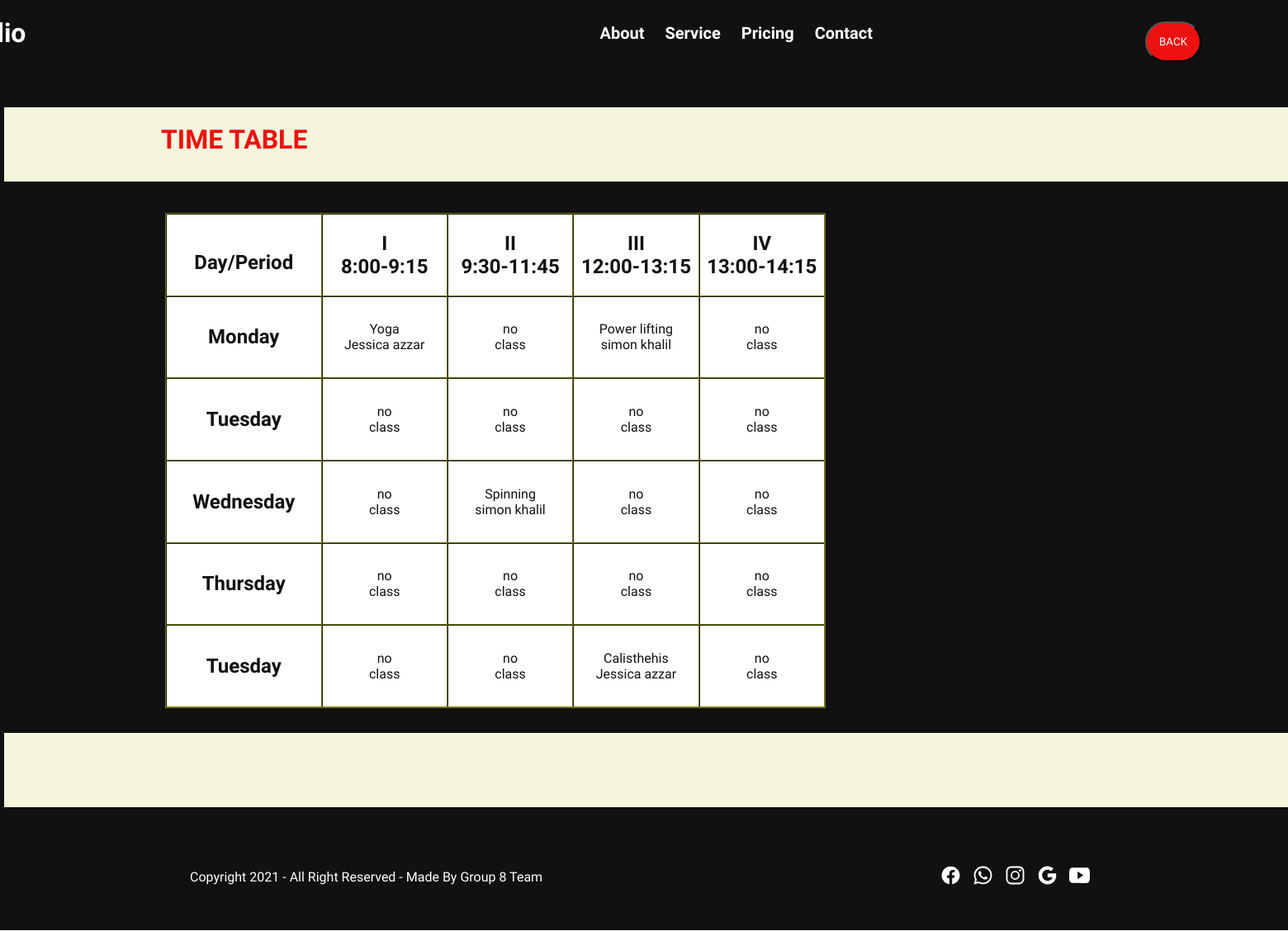
/viewschedule, run on an earlier commit of the app's database.
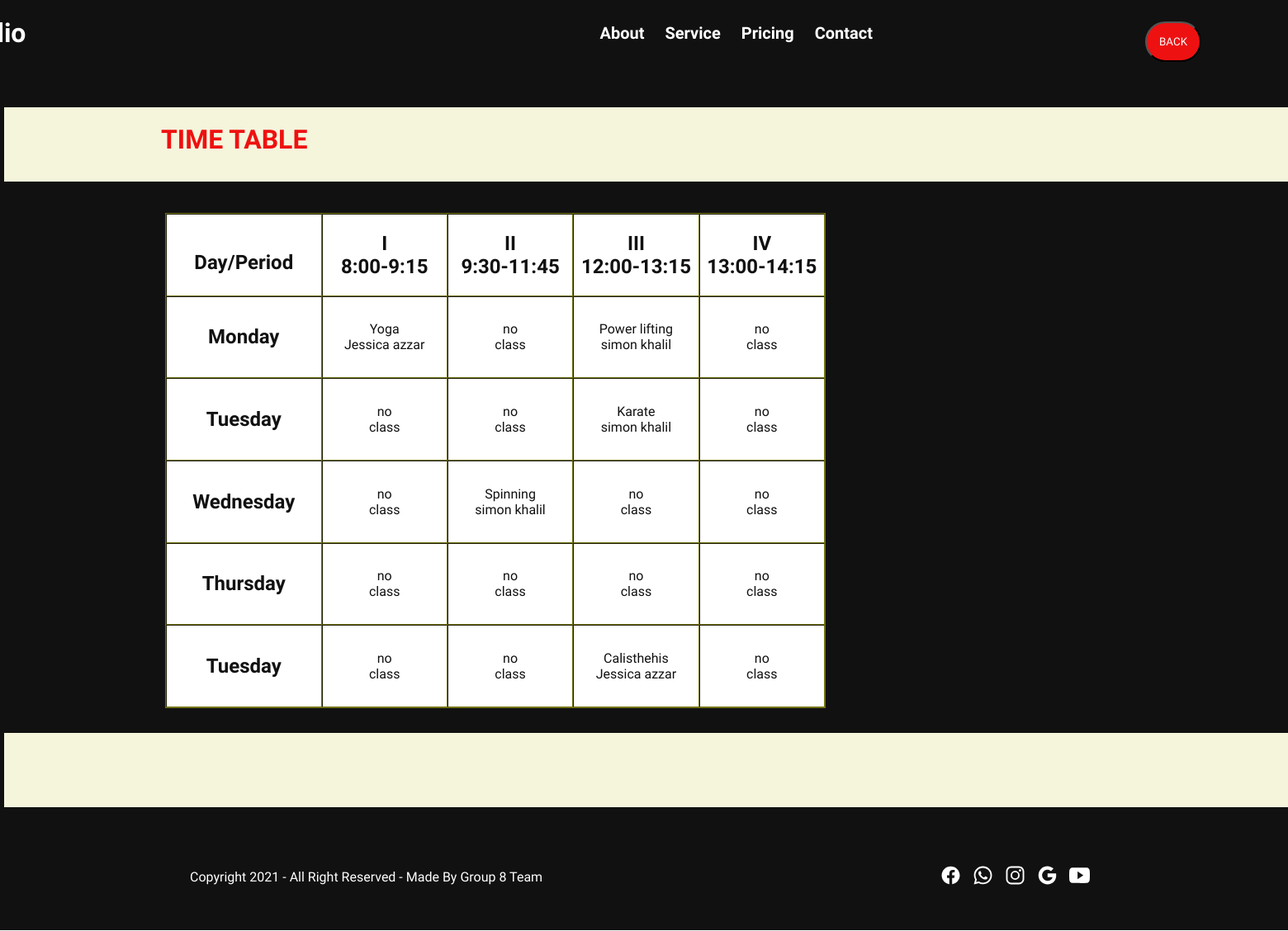
And on a later commit of the database.
### gymApp/models.py (models this page shows, shortened)
class Class(models.Model):
  Class_id=models.CharField(primary_key=True,max_length=2)
  Class_name=models.CharField(max_length=30)
  Class_instructor=models.ForeignKey(Instructor,on_delete=models.CASCADE)
  Class_capacity=models.IntegerField(default=20)

class Instructor(models.Model):
    Male = 'M'
    Female = 'F'
    Gender = [
    ('M', 'Male'),
    ('F', 'Female'),
]
    Instructor_name = models.CharField(max_length=30)
    Instructor_email = models.CharField(max_length=30)
    Instructor_phone = models.IntegerField(default=0)
    Instructor_age=models.IntegerField()
    Instructor_photo=models.CharField(max_length=100)
    Instructor_specialty=models.CharField(max_length=100)
    Instructor_gender=models.CharField(
        max_length=1,
        choices=Gender,
        default=Male,
    )

### gymApp/views.py (the view)
# urls.py: url(r'^viewschedule$',views.ClassSchedule, name='ClassSchedule'),
def ClassSchedule(request):
    print("route of class chedule")
    S=Class.objects.all()
    M1=["no","class",""]
    M2=["no","class",""]
    M3=["no","class",""]
    M4=["no","class",""]
    T1=["no","class",""]
    T2=["no","class",""]
    T3=["no","class",""]
    T4=["no","class",""]
    W1=["no","class",""]
    W2=["no","class",""]
    W3=["no","class",""]
    W4=["no","class",""]
    R1=["no","class",""]
    R2=["no","class",""]
    R3=["no","class",""]
    R4=["no","class",""]
    F1=["no","class",""]
    F2=["no","class",""]
    F3=["no","class",""]
    F4=["no","class",""]
    Classes=Class.objects.all()
    timeslot=[]
    classname=[]
    instructor=[]
    capacity=[]
    for Clas in Classes:
        timeslot.append(Clas.Class_id)
        classname.append(Clas.Class_name)
        instructor.append(Clas.Class_instructor.Instructor_name)
        capacity.append(Clas.Class_capacity)
    index=0
    print(timeslot)
    print(classname)
    print(instructor)
    for x in timeslot:
        if x=='11':
            M1=[str(classname[index]),str(instructor[index]),str(capacity[index])]
        elif x=="12":
            M2=[str(classname[index]),str(instructor[index]),str(capacity[index])]
        elif x=="13":
            M3=[str(classname[index]),str(instructor[index]),str(capacity[index])]
        elif x=="14":
            M4=[str(classname[index]),str(instructor[index]),str(capacity[index])]
        elif x=='21':
            T1=[str(classname[index]),str(instructor[index]),str(capacity[index])]
        elif x=="22":
            T2=[str(classname[index]),str(instructor[index]),str(capacity[index])]
        elif x=="23":
            T3=[str(classname[index]),str(instructor[index]),str(capacity[index])]
        elif x=="24":
            T4=[str(classname[index]),str(instructor[index]),str(capacity[index])]
        elif x=='31':
            W1=[str(classname[index]),str(instructor[index]),str(capacity[index])]
        elif x=="32":
            W2=[str(classname[index]),str(instructor[index]),str(capacity[index])]
        elif x=="33":
            W3=[str(classname[index]),str(instructor[index]),str(capacity[index])]
        elif x=="34":
            W4=[str(classname[index]),str(instructor[index]),str(capacity[index])]
        elif x=='41':
            R1=[str(classname[index]),str(instructor[index]),str(capacity[index])]
        elif x=="42":
            R2=[str(classname[index]),str(instructor[index]),str(capacity[index])]
        elif x=="43":
            R3=[str(classname[index]),str(instructor[index]),str(capacity[index])]
        elif x=="44":
            R4=[str(classname[index]),str(instructor[index]),str(capacity[index])]
        elif x=="51":
            F1=[str(classname[index]),str(instructor[index]),str(capacity[index])]
        elif x=="52":
            F2=[str(classname[index]),str(instructor[index]),str(capacity[index])]
        elif x=="53":
            F3=[str(classname[index]),str(instructor[index]),str(capacity[index])]
        elif x=="54":
            F4=[str(classname[index]),str(instructor[index]),str(capacity[index])]
        index=index+1
    data={'M10':M1[0],'M11':M1[1],'M12':M1[2],
        'M20':M2[0],'M21':M2[1],'M22':M2[2],
        'M30':M3[0],'M31':M3[1],'M32':M3[2],
        'M40':M4[0],'M41':M4[1],'M42':M4[2],
        'T10':T1[0],'T11':T1[1],'T12':T1[2],
        'T20':T2[0],'T21':T2[1],'T22':T2[2],
        'T30':T3[0],'T31':T3[1],'T32':T3[2],
        'T40':T4[0],'T41':T4[1],'T42':T4[2],
        'W10':W1[0],'W11':W1[1],'W12':W1[2],
        'W20':W2[0],'W21':W2[1],'W22':W2[2],
        'W30':W3[0],'W31':W3[1],'W32':W3[2],
        'W40':W4[0],'W41':W4[1],'W42':W4[2],
        'R10':R1[0],'R11':R1[1],"R12":R1[2],
        'R20':R2[0],'R21':R2[1],"R22":R2[2],
        'R30':R3[0],'R31':R3[1],"R32":R3[2],
        'R40':R4[0],'R41':R4[1],"R42":R4[2],
        'F10':F1[0],'F11':F1[1],"F12":F1[2],
        'F20':F2[0],'F21':F2[1],"F22":F2[2],
        'F30':F3[0],'F31':F3[1],"F32":F3[2],
        'F40':F4[0],'F41':F4[1],"F42":F4[2]}
    if "uname" in request.session:
        return render(request,'reserveclass.html',context=data)
    else:
        return render(request,'schedule.html',context=data)

### templates/schedule.html (shortened to what this page needs)
<!DOCTYPE html>
<html>
<head>
<link rel="stylesheet" type="text/css" href="/static/CSS/index.css">
</head>
<body>
<div class="container-fluid">
<div class="navbar">
<h1>Portfolio</h1>
<ul>
<li>About</li>
<li>Service</li>
<li>Pricing</li>
<li>Contact</li>
</ul>
<button  style="margin-left:10px;Background-color:#e11;padding: 15px;border-radius: 2em;"><a class="clsass1" href="http://localhost:8000/">BACK</a></button>
</div>
<div class="table1" ><div style="padding:20px;padding-top:20px;background-color:beige;width:2200px;margin-top:-150px;margin-left:-195px;height:50px;"><h1 style="color:#e11 ;margin-left:170px;">TIME TABLE</h1></div><br><br>
    <table border="5" cellspacing="0" align="center">
        <tr>
            <td align="center" height="60"
                width="100"><br>
                <b>Day/Period</b></br>
            </td>
            <td align="center" height="60"
                width="100">
                <b>I<br>8:00-9:15</b>
            </td>
            <td align="center" height="60"
                width="100">
                <b>II<br>9:30-11:45</b>
            </td>
            <td align="center" height="60"
                width="100">
                <b>III<br>12:00-13:15</b>
            </td>
            <td align="center" height="60"
                width="100">
                <b>IV<br>13:00-14:15</b>
            </td>
        </tr>
        <tr>
            <td align="center" height="60">
                <b>Monday</b></td>
            <td id ="11" align="center" height="60">{{M10}}<br> {{M11}}</td>
            <td id ="12" align="center" height="60">{{M20}}<br> {{M21}}</td>
            <td id ="13" align="center" height="60">{{M30}}<br> {{M31}}</td>
            <td id ="14" align="center" height="60">{{M40}}<br> {{M41}}</td>
        </tr>
        <tr>
            <td align="center" height="60">
                <b>Tuesday</b>
            </td>
            <td id ="21"  align="center" height="60">{{T10}}<br> {{T11}}</td>
            <td id ="22"  align="center" height="60">{{T20}}<br> {{T21}}</td>
            <td id ="23"  align="center" height="60">{{T30}}<br> {{T31}}</td>
            <td id ="24"  align="center" height="60">{{T40}}<br> {{T41}}</td>
        </tr>
        <tr>
            <td   align="center" height="60">
                <b>Wednesday</b>
            </td>
            <td  id ="31" align="center" height="60">{{W10}}<br> {{W11}}</td>
            <td  id ="32" align="center" height="60">{{W20}}<br> {{W21}}</td>
            <td  id ="33" align="center" height="60">{{W30}}<br> {{W31}}</td>
            <td  id ="34" align="center" height="60">{{W40}}<br> {{W41}}</td>
        </tr>
        <tr>
            <td align="center" height="60">
                <b>Thursday</b>
            </td>
            <td id ="41"  align="center" height="60">{{R10}}<br> {{R11}}</td>
            <td  id ="42" align="center" height="60">{{R20}}<br> {{R21}}</td>
            <td  id ="43" align="center" height="60">{{R30}}<br> {{R31}}</td>
            <td id ="44"  align="center" height="60">{{R40}}<br> {{R41}}</td>
        </tr>
        <tr>
            <td   align="center" height="60">
                <b>Tuesday</b>
            </td>
            <td  id ="51" align="center" height="60">{{F10}}<br> {{F11}}</td>
            <td id ="52"  align="center" height="60">{{F20}}<br> {{F21}}</td>
            <td  id ="53" align="center" height="60">{{F30}}<br> {{F31}}</td>
            <td  id ="54" align="center" height="60">{{F40}}<br> {{F41}}</td>
        </tr>
    </table>
<div style="padding:20px;padding-top:20px;background-color:beige;width:2200px;margin-top:30px;margin-left:-195px;height:50px;"><h1 style="color:#e11 ;margin-left:170px;"></h1></div>
</div>
<div class="footer-fluid" style="margin-top:-130px;">
<div class="footer">
    <p>Copyright 2021 - All Right Reserved - Made By Group 8 Team </p>
<div class="icon">
    <ion-icon name="logo-facebook"></ion-icon>
    <ion-icon name="logo-whatsapp"></ion-icon>
    <ion-icon name="logo-instagram"></ion-icon>
    <ion-icon name="logo-google"></ion-icon>
    <ion-icon name="logo-youtube"></ion-icon>
</div>
</div>
</div>
</body>
</html>

### static/CSS/index.css (style rules this page uses)
a { text-decoration: none; color:white; }
button { margin-top:20px; padding:10px; border-radius: 1em; }
* { margin:0; padding:0; font-family: 'Comfortaa', cursive; }
.container-fluid { width: 100%; background:#111; color: #fff; }
.navbar { width: 1350px; height: 80px; margin:auto; display: flex; justify-content: space-between; align-items: center; }
.navbar h1 { margin-left:-200px; padding-right: 400px; }
.navbar ul { display: flex; align-items: center; justify-content: center; list-style: none; }
.navbar ul li { margin-right: 25px; font-size: 20px; cursor: pointer; font-weight: bold; transition: .5s; }
.table1 { margin-left:200px; margin-top:200px; padding-bottom: 150px; }
.table1 table { border: 1px solid rgb(116, 116, 23); width:800px; height:600px; }
b { font-size:x-large; font-weight: 30px; }
.table1 td { background-color:white; color:#111; }
.footer-fluid { width: 100%; background-color: #111; }
.footer { width: 1200px; margin: auto; padding:50px; display: flex; box-sizing: border-box; justify-content: space-between; align-items: center; }
.footer p { color: #fff; }
.footer ion-icon { color: #fff; font-size: 25px; margin-right: 10px; cursor: pointer; transition: .5s; }

What changed in the data, as far as the page shows it:
shown differently, row unchanged: Instructor "simon khalil": Instructor_name (not shown) → "simon khalil"
added Class: Class_name "Karate"
Also different on the page:
{{ T30 }}: "no" → (not shown)
{{ T31 }}: "class" → (not shown)
